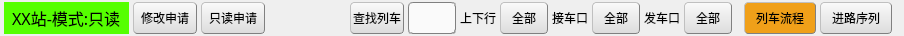
<?xml version="1.0" encoding="UTF-8"?>
<ui version="4.0">
 <class>PermissionsWidget</class>
 <widget class="QWidget" name="PermissionsWidget">
  <property name="geometry">
   <rect>
    <x>0</x>
    <y>0</y>
    <width>904</width>
    <height>36</height>
   </rect>
  </property>
  <property name="minimumSize">
   <size>
    <width>904</width>
    <height>36</height>
   </size>
  </property>
  <property name="maximumSize">
   <size>
    <width>16777215</width>
    <height>36</height>
   </size>
  </property>
  <property name="cursor">
   <cursorShape>ArrowCursor</cursorShape>
  </property>
  <property name="windowTitle">
   <string>Form</string>
  </property>
  <property name="styleSheet">
   <string notr="true">QPushButton{
	background-color: rgb(240, 240, 240);
	border:1px groove gray;
	border-radius:4px;
	padding:1px 2px;
	border-style:outset;
}
QPushButton:hover{
	background-color: rgb(229, 241, 251);
	color:black
}
QPushButton:pressed{
	background-color: rgb(204, 228, 247);
	border-style:inset;
}
QPushButton{
	background-color: qlineargradient(spread:pad, x1:0, y1:1, x2:0, y2:0, stop:0 rgba(220, 220, 220, 255), stop:1 rgba(250, 250, 250, 255));
}

QPushButton::menu-indicator
{
    subcontrol-origin:padding;
    subcontrol-position:right;
}

QLineEdit{
	background-color: rgb(250, 250, 250);
	border:1px groove gray;
	border-radius:4px;
}

QLabel{
	background-color: rgba(250, 250, 250, 0);
}
QWidget#widget{
	background-color: rgba(250, 250, 250, 0);
}

QMenu{
	background-color: rgb(229, 241, 251);
	color: rgb(0, 0, 0);
	margin: 2px;
}
QMenu::item{
	padding: 2px 20px 2px 20px;
 	margin: 0px;
}
QMenu::item:selected {
	color: rgb(0, 0, 0);
	background-color: rgb(204, 228, 247);
}


</string>
  </property>
  <layout class="QHBoxLayout" name="horizontalLayout" stretch="0,0,0,15,2,3,2,2,2,2,2,2,2">
   <property name="spacing">
    <number>4</number>
   </property>
   <property name="leftMargin">
    <number>4</number>
   </property>
   <property name="topMargin">
    <number>0</number>
   </property>
   <property name="rightMargin">
    <number>4</number>
   </property>
   <property name="bottomMargin">
    <number>0</number>
   </property>
   <item>
    <widget class="QLabel" name="label">
     <property name="minimumSize">
      <size>
       <width>0</width>
       <height>32</height>
      </size>
     </property>
     <property name="maximumSize">
      <size>
       <width>16777215</width>
       <height>32</height>
      </size>
     </property>
     <property name="font">
      <font>
       <family>微软雅黑</family>
       <pointsize>12</pointsize>
      </font>
     </property>
     <property name="styleSheet">
      <string notr="true">background-color: rgb(85, 255, 0);
padding-left: 4px;
padding-top: 4px;
padding-right: 4px;
padding-bottom: 4px;</string>
     </property>
     <property name="text">
      <string>XX站-模式:只读</string>
     </property>
    </widget>
   </item>
   <item>
    <widget class="QPushButton" name="applyForBtn">
     <property name="minimumSize">
      <size>
       <width>64</width>
       <height>32</height>
      </size>
     </property>
     <property name="maximumSize">
      <size>
       <width>64</width>
       <height>32</height>
      </size>
     </property>
     <property name="text">
      <string>修改申请</string>
     </property>
    </widget>
   </item>
   <item>
    <widget class="QPushButton" name="releaseBtn">
     <property name="minimumSize">
      <size>
       <width>64</width>
       <height>32</height>
      </size>
     </property>
     <property name="maximumSize">
      <size>
       <width>64</width>
       <height>32</height>
      </size>
     </property>
     <property name="text">
      <string>只读申请</string>
     </property>
    </widget>
   </item>
   <item>
    <spacer name="horizontalSpacer">
     <property name="orientation">
      <enum>Qt::Horizontal</enum>
     </property>
     <property name="sizeHint" stdset="0">
      <size>
       <width>40</width>
       <height>20</height>
      </size>
     </property>
    </spacer>
   </item>
   <item>
    <widget class="QPushButton" name="pushButton_3">
     <property name="minimumSize">
      <size>
       <width>0</width>
       <height>32</height>
      </size>
     </property>
     <property name="maximumSize">
      <size>
       <width>16777215</width>
       <height>32</height>
      </size>
     </property>
     <property name="text">
      <string>查找列车</string>
     </property>
    </widget>
   </item>
   <item>
    <widget class="QLineEdit" name="lineEdit">
     <property name="minimumSize">
      <size>
       <width>48</width>
       <height>32</height>
      </size>
     </property>
     <property name="maximumSize">
      <size>
       <width>120</width>
       <height>32</height>
      </size>
     </property>
    </widget>
   </item>
   <item>
    <widget class="QLabel" name="label_2">
     <property name="minimumSize">
      <size>
       <width>0</width>
       <height>32</height>
      </size>
     </property>
     <property name="maximumSize">
      <size>
       <width>16777215</width>
       <height>32</height>
      </size>
     </property>
     <property name="text">
      <string>上下行</string>
     </property>
     <property name="alignment">
      <set>Qt::AlignRight|Qt::AlignTrailing|Qt::AlignVCenter</set>
     </property>
    </widget>
   </item>
   <item>
    <widget class="QPushButton" name="pushButton_4">
     <property name="minimumSize">
      <size>
       <width>48</width>
       <height>32</height>
      </size>
     </property>
     <property name="maximumSize">
      <size>
       <width>16777215</width>
       <height>32</height>
      </size>
     </property>
     <property name="text">
      <string>全部</string>
     </property>
    </widget>
   </item>
   <item>
    <widget class="QLabel" name="label_3">
     <property name="minimumSize">
      <size>
       <width>0</width>
       <height>32</height>
      </size>
     </property>
     <property name="maximumSize">
      <size>
       <width>16777215</width>
       <height>32</height>
      </size>
     </property>
     <property name="text">
      <string>接车口</string>
     </property>
     <property name="alignment">
      <set>Qt::AlignRight|Qt::AlignTrailing|Qt::AlignVCenter</set>
     </property>
    </widget>
   </item>
   <item>
    <widget class="QPushButton" name="pushButton_5">
     <property name="minimumSize">
      <size>
       <width>48</width>
       <height>32</height>
      </size>
     </property>
     <property name="maximumSize">
      <size>
       <width>16777215</width>
       <height>32</height>
      </size>
     </property>
     <property name="text">
      <string>全部</string>
     </property>
    </widget>
   </item>
   <item>
    <widget class="QLabel" name="label_4">
     <property name="minimumSize">
      <size>
       <width>0</width>
       <height>32</height>
      </size>
     </property>
     <property name="maximumSize">
      <size>
       <width>16777215</width>
       <height>32</height>
      </size>
     </property>
     <property name="text">
      <string>发车口</string>
     </property>
     <property name="alignment">
      <set>Qt::AlignRight|Qt::AlignTrailing|Qt::AlignVCenter</set>
     </property>
    </widget>
   </item>
   <item>
    <widget class="QPushButton" name="pushButton_6">
     <property name="minimumSize">
      <size>
       <width>48</width>
       <height>32</height>
      </size>
     </property>
     <property name="maximumSize">
      <size>
       <width>16777215</width>
       <height>32</height>
      </size>
     </property>
     <property name="text">
      <string>全部</string>
     </property>
    </widget>
   </item>
   <item>
    <widget class="QWidget" name="widget" native="true">
     <layout class="QHBoxLayout" name="horizontalLayout_2">
      <property name="spacing">
       <number>4</number>
      </property>
      <property name="leftMargin">
       <number>8</number>
      </property>
      <property name="topMargin">
       <number>0</number>
      </property>
      <property name="rightMargin">
       <number>8</number>
      </property>
      <property name="bottomMargin">
       <number>0</number>
      </property>
      <item>
       <widget class="QPushButton" name="pushButton_7">
        <property name="sizePolicy">
         <sizepolicy hsizetype="Minimum" vsizetype="Fixed">
          <horstretch>0</horstretch>
          <verstretch>0</verstretch>
         </sizepolicy>
        </property>
        <property name="minimumSize">
         <size>
          <width>72</width>
          <height>32</height>
         </size>
        </property>
        <property name="maximumSize">
         <size>
          <width>72</width>
          <height>32</height>
         </size>
        </property>
        <property name="styleSheet">
         <string notr="true">QPushButton:hover{
	background-color: rgb(255, 170, 0);
}
QPushButton:pressed{
	background-color: rgb(240, 160, 25);
}
QPushButton:checked{
	background-color: rgb(240, 160, 25);
}</string>
        </property>
        <property name="text">
         <string>列车流程</string>
        </property>
        <property name="checkable">
         <bool>true</bool>
        </property>
        <property name="checked">
         <bool>true</bool>
        </property>
        <property name="autoExclusive">
         <bool>true</bool>
        </property>
       </widget>
      </item>
      <item>
       <widget class="QPushButton" name="pushButton_8">
        <property name="sizePolicy">
         <sizepolicy hsizetype="Minimum" vsizetype="Fixed">
          <horstretch>0</horstretch>
          <verstretch>0</verstretch>
         </sizepolicy>
        </property>
        <property name="minimumSize">
         <size>
          <width>72</width>
          <height>32</height>
         </size>
        </property>
        <property name="maximumSize">
         <size>
          <width>72</width>
          <height>32</height>
         </size>
        </property>
        <property name="styleSheet">
         <string notr="true">QPushButton:hover{
	background-color: rgb(255, 170, 0);
}
QPushButton:pressed{
	background-color: rgb(240, 160, 25);
}
QPushButton:checked{
	background-color: rgb(240, 160, 25);
}</string>
        </property>
        <property name="text">
         <string>进路序列</string>
        </property>
        <property name="checkable">
         <bool>true</bool>
        </property>
        <property name="checked">
         <bool>false</bool>
        </property>
        <property name="autoExclusive">
         <bool>true</bool>
        </property>
       </widget>
      </item>
     </layout>
    </widget>
   </item>
  </layout>
 </widget>
 <resources/>
 <connections/>
</ui>
